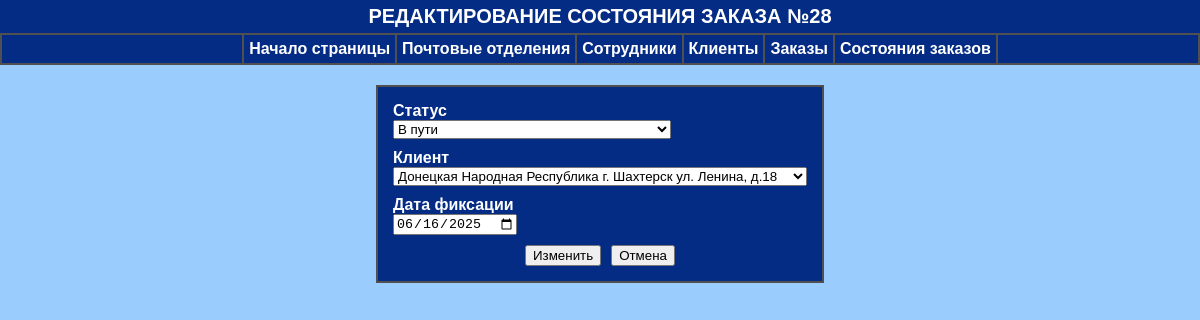
/tabPartOrders/statusOrderEditPage.php?statusOrderEditById=7, run on an earlier commit of the app's database.
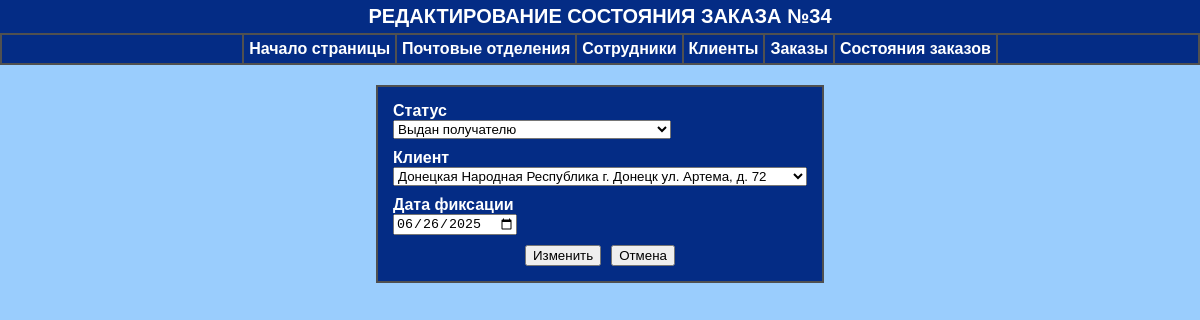
And on a later commit of the database.
### tables this page shows
CREATE TABLE IF NOT EXISTS `tabpartorders` (
  `tabPartOrderID` int(11) unsigned NOT NULL AUTO_INCREMENT,
  `orderID` int(11) unsigned NOT NULL,
  `statusID` int(11) unsigned NOT NULL,
  `departmentID` int(11) unsigned NOT NULL,
  `dateOfFix` date NOT NULL,
  PRIMARY KEY (`tabPartOrderID`),
  KEY `orderID` (`orderID`),
  KEY `statusID` (`statusID`),
  KEY `departmentID` (`departmentID`),
  CONSTRAINT `FK_tabpartorders_departments` FOREIGN KEY (`departmentID`) REFERENCES `departments` (`departmentID`) ON DELETE NO ACTION ON UPDATE NO ACTION,
  CONSTRAINT `FK_tabpartorders_orders` FOREIGN KEY (`orderID`) REFERENCES `orders` (`orderID`) ON DELETE NO ACTION ON UPDATE NO ACTION,
  CONSTRAINT `FK_tabpartorders_statusoforders` FOREIGN KEY (`statusID`) REFERENCES `statusoforders` (`statusID`) ON DELETE NO ACTION ON UPDATE NO ACTION
);

### functions_db.php (called while the page is built, shortened)
<?php
$link = false;
function get_all_departments_info()
{
    global $link;
    $res = mysqli_query($link, "SELECT * FROM departments ORDER BY departmentRegion");
    return mysqli_fetch_all($res, MYSQLI_ASSOC);
}
function get_all_status_info()
{
    global $link;
    $res = mysqli_query($link, "SELECT * FROM statusoforders ORDER BY statusName");
    return mysqli_fetch_all($res, MYSQLI_ASSOC);
}
function get_status_order_info_by_id($id)
{
    global $link;
    $res = mysqli_query($link, "SELECT * FROM tabpartorders WHERE tabPartOrderID = $id");
    return mysqli_fetch_assoc($res);
}
?>

### tabPartOrders/statusOrderEditPage.php (the view, shortened to what this page needs)
<?php
include "../functions_db.php";
$status_order_info = get_status_order_info_by_id($_GET['statusOrderEditById']);
$status_info = get_all_status_info();
$departments_info = get_all_departments_info();
?>
<!DOCTYPE html>
<html lang="en">
<head>
    <link rel = "stylesheet" href = "../formPagesStyle.css">
</head>
<body>
    <section class = "beginning", id='home'>
        <div class = "title_text">РЕДАКТИРОВАНИЕ СОСТОЯНИЯ ЗАКАЗА №<?php echo $status_order_info['orderID'];?></div>
    </section>
    <div class="nav">
        <ul>
            <li><a href="#home">Начало страницы</a></li>
            <li><a href="../departments/departmentsPage.php">Почтовые отделения</a></li>
            <li><a href="../workers/workersPage.php">Сотрудники</a></li>
            <li><a href="../clients/clientsPage.php">Клиенты</a></li>
            <li><a href="../orders/ordersPage.php">Заказы</a></li>
            <li><a href="../tabPartOrders/statusOrderPage.php">Состояния заказов</a></li>
        </ul>
    </div>
    <section class = "formSection">
        <form action = "statusOrderEditByIdController.php" method = "POST" role = 'form'>
            <div class = form>
                <div class = "label"><label for = "status_id">Статус</label>
                    <div>
                        <select id = "status_id" name = "status_id">
                            <?php
                                $status_id = $status_order_info['statusID'];
                                for ($i = 0; $i < count($status_info); $i++)
                                {
                                    $id = $status_info[$i]["statusID"];
                                    $status_name = $status_info[$i]["statusName"];
                                    $a = "";
                                    if ($id==$status_id)
                                    {$a = 'selected';}
                                    echo '<option '.$a.' value = "'.$id.'">'.$status_name.'</option>';
                                }
                            ?>
                        </select>
                    </div>
                </div>
                <div class = "label"><label for = "department_id">Клиент</label>
                    <div>
                        <select id = "department_id" name = "department_id">
                            <?php
                                $department_id = $status_order_info['departmentID'];
                                for ($i = 0; $i < count($departments_info); $i++)
                                {
                                    $id = $departments_info[$i]["departmentID"];
                                    $department_region = $departments_info[$i]["departmentRegion"];
                                    $department_city_or_village = $departments_info[$i]["departmentCityOrVillage"];
                                    $department_address = $departments_info[$i]["departmentAddress"];
                                    $a = "";
                                    if ($id==$department_id)
                                    {$a = 'selected';}
                                    echo '<option '.$a.' value = "'.$id.'">'.$department_region.' '.$department_city_or_village.' '.$department_address.'</option>';
                                }
                            ?>
                        </select>
                    </div>
                </div>
                <div class = label><label for = "date_of_fix">Дата фиксации</label>
                    <div>
                        <input id = "date_of_fix" type = "date" name = "date_of_fix" value = "<?php echo $status_order_info['dateOfFix']; ?>" required/>
                    </div>
                </div>
                <div class = button>
                    <button type = "submit" name = "add">Изменить</button>
                    <button type = "reset" name = "cancellation" onclick = "window.history.back()">Отмена</button>
                </div>
            </div>
        </form>
    </section>
</body>
</html>

What changed in the data, as far as the page shows it:
changed tabpartorders: orderID "28" → "34"; date_of_fix "06/16/2025" → "06/26/2025"
Also different on the page:
form field status_id: "В пути" → "Выдан получателю"
form field department_id: "Донецкая Народная Республика г. Шахтерск ул. Ленина, д.18" → "Донецкая Народная Республика г. Донецк ул. Артема, д. 72"
